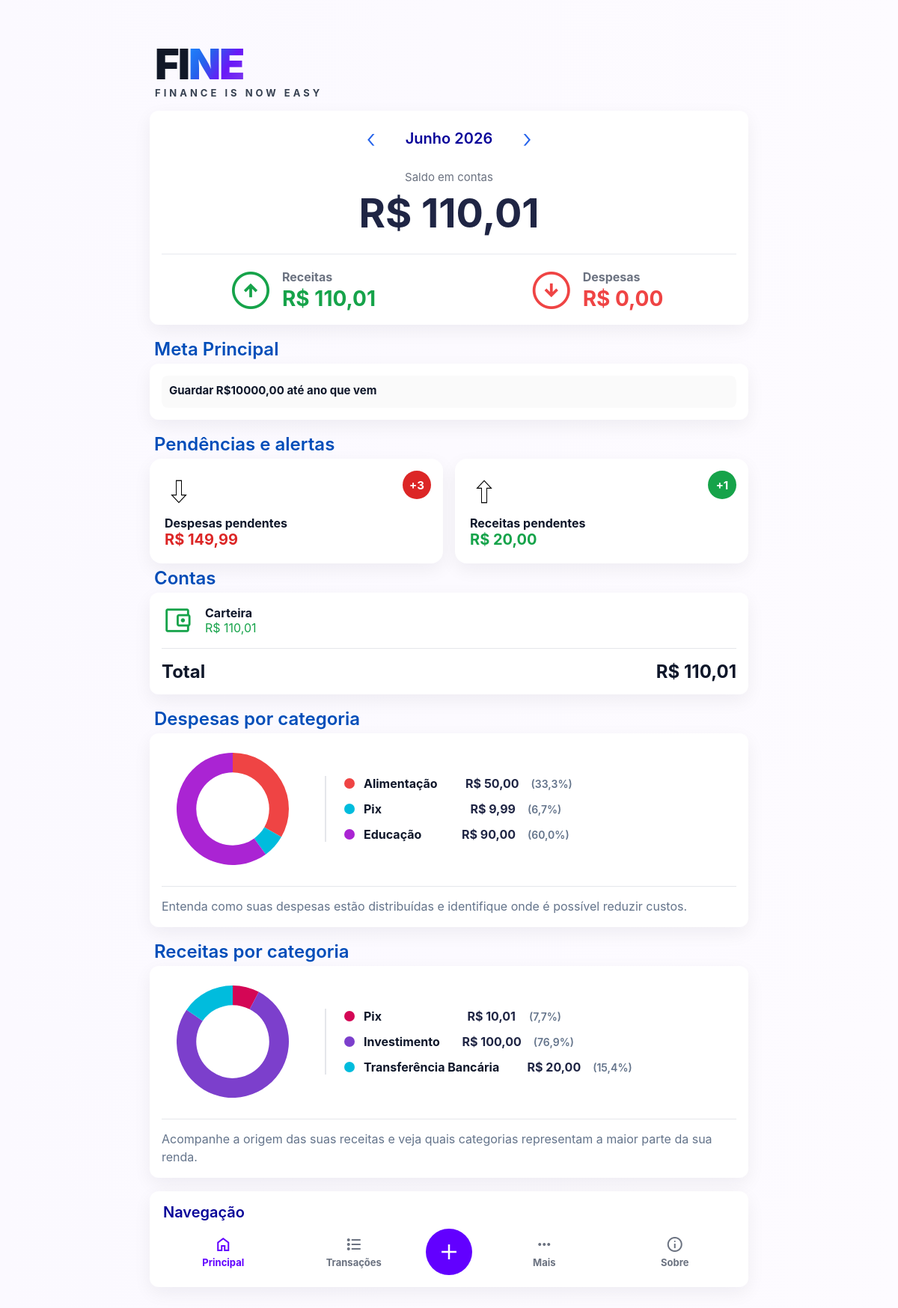
Page /fine/home (signed in) on the committed database.
### models/metas/metas_model.py (models this page shows, shortened)
class Meta(db.Model):
    id = db.Column(db.Integer, primary_key=True)
    conteudo = db.Column(db.String(200), nullable=False)
    usuario_id = db.Column(db.Integer, db.ForeignKey("usuario.id"), nullable=False)
    fixada = db.Column(db.Boolean, default=False, nullable=False)
    usuario = db.relationship("Usuario", backref="metas")

### models/categorias/categorias_model.py (models this page shows, shortened)
class Categoria(db.Model):
    id = db.Column(db.Integer, primary_key=True)
    nome = db.Column(db.String(100), nullable=False)
    descricao = db.Column(db.String(200), nullable=True)
    tipo = db.Column(db.String(20), nullable=False)
    padrao = db.Column(db.Boolean, default=False, nullable=False)
    cor = db.Column(db.String(7), nullable=False, default="#585858")
    usuario_id = db.Column(db.Integer, db.ForeignKey("usuario.id"), nullable=False)
    usuario = db.relationship("Usuario", backref="categorias")

### controllers/index_controller.py (the view)
def home():
    if "usuario_id" not in session:
        return redirect(url_for("login"))
    usuario_id = session["usuario_id"]
    hoje = datetime.today()
    mes = request.args.get("mes", type=int)
    ano = request.args.get("ano", type=int)
    if not mes:
        mes = hoje.month
    if not ano:
        ano = hoje.year
        mes = hoje.month
        ano = hoje.year
    mes_anterior = mes - 1
    ano_anterior = ano
    if mes_anterior == 0:
        mes_anterior = 12
        ano_anterior -= 1
    mes_proximo = mes + 1
    ano_proximo = ano
    if mes_proximo == 13:
        mes_proximo = 1
        ano_proximo += 1
    receitas = Receita.query.filter_by(usuario_id=usuario_id).filter(
        db.extract("month", Receita.data) == mes,
        db.extract("year", Receita.data) == ano
    ).all()
    despesas = Despesa.query.filter_by(usuario_id=usuario_id).filter(
        db.extract("month", Despesa.data) == mes,
        db.extract("year", Despesa.data) == ano
    ).all()
    total_receitas = 0
    total_despesas = 0
    total_a_receber = 0
    total_a_pagar = 0
    qtd_receitas_pendentes = 0
    qtd_despesas_pendentes = 0
    for receita in receitas:
        if receita.recebido:
            total_receitas += receita.valor
        else:
            total_a_receber += receita.valor
            qtd_receitas_pendentes += 1
    for despesa in despesas:
        if despesa.pago:
            total_despesas += despesa.valor
        else:
            total_a_pagar += despesa.valor
            qtd_despesas_pendentes += 1
    saldo = total_receitas - total_despesas
    despesas_por_categoria = {}
    for despesa in despesas:
        nome_categoria = despesa.categoria.nome
        cor_categoria = despesa.categoria.cor
        if nome_categoria not in despesas_por_categoria:
            despesas_por_categoria[nome_categoria] = {
                "valor": 0,
                "cor": cor_categoria
            }
        despesas_por_categoria[nome_categoria]["valor"] += despesa.valor
    total_grafico_despesas = 0
    for nome, dados in despesas_por_categoria.items():
        total_grafico_despesas += dados["valor"]
    for nome, dados in despesas_por_categoria.items():
        if total_grafico_despesas > 0:
            dados["porcentagem"] = (dados["valor"] / total_grafico_despesas) * 100
        else:
            dados["porcentagem"] = 0
    receitas_por_categoria = {}
    for receita in receitas:
        nome_categoria = receita.categoria.nome
        cor_categoria = receita.categoria.cor
        if nome_categoria not in receitas_por_categoria:
            receitas_por_categoria[nome_categoria] = {
                "valor": 0,
                "cor": cor_categoria
            }
        receitas_por_categoria[nome_categoria]["valor"] += receita.valor
    total_grafico_receitas = 0
    for nome, dados in receitas_por_categoria.items():
        total_grafico_receitas += dados["valor"]
    for nome, dados in receitas_por_categoria.items():
        if total_grafico_receitas > 0:
            dados["porcentagem"] = (dados["valor"] / total_grafico_receitas) * 100
        else:
            dados["porcentagem"] = 0
    meta_fixada = Meta.query.filter_by(
            usuario_id=usuario_id,
            fixada=True
        ).first()
    meses = {
        1: "Janeiro",
        2: "Fevereiro",
        3: "Março",
        4: "Abril",
        5: "Maio",
        6: "Junho",
        7: "Julho",
        8: "Agosto",
        9: "Setembro",
        10: "Outubro",
        11: "Novembro",
        12: "Dezembro"
    }
    return render_template(
        "index.html",
        context={
            "usuario": session.get("usuario_nome"),
            "nome_mes": meses[mes],
            "saldo": saldo,
            "total_receitas": total_receitas,
            "total_despesas": total_despesas,
            "total_a_receber": total_a_receber,
            "total_a_pagar": total_a_pagar,
            "meta_fixada": meta_fixada,
            "mes": mes,
            "ano": ano,
            "mes_anterior": mes_anterior,
            "ano_anterior": ano_anterior,
            "mes_proximo": mes_proximo,
            "ano_proximo": ano_proximo,
            "qtd_receitas_pendentes": qtd_receitas_pendentes,
            "qtd_despesas_pendentes": qtd_despesas_pendentes,
            "despesas_por_categoria": despesas_por_categoria,
            "receitas_por_categoria": receitas_por_categoria
        }
    )

### templates/index.html (shortened to what this page needs)
{% extends 'layouts/base.html' %}
{% block page_header %}
    <header>
        {% include 'partials/logo-home.html' %}
    </header>
{% endblock %}
{% block content %}
<section class="card home-balance-card">
    <div class="month-nav">
        <a href="{{ url_for('home', mes=context.mes_anterior, ano=context.ano_anterior) }}" class="month-arrow">‹</a>
        <h2>{{ context.nome_mes }} {{ context.ano }}</h2>
        <a href="{{ url_for('home', mes=context.mes_proximo, ano=context.ano_proximo) }}" class="month-arrow">›</a>
    </div>
    <div class="home-balance">
        <div class="meta">Saldo em contas</div>
        <strong class="home-balance-value money-counter" data-valor="{{ context.saldo if context and context.saldo else 0 }}">
        </strong>
    </div>
    <div class="summary-row home-summary">
        <a class="summary-box" href="{{ url_for('listar_receitas', mes=context.mes, ano=context.ano) }}">
            <span class="material-symbols-outlined receita-text " style="font-size: 60px">arrow_circle_up</span>
            <div>
                <strong>Receitas</strong>
                <div class="summary-value receita-value">
                    R$ {{ "%.2f"|format(context.total_receitas if context and context.total_receitas else 0)|replace(".", ",") }}
                </div>
            </div>
        </a>
        <a class="summary-box" href="{{ url_for('listar_despesas', mes=context.mes, ano=context.ano) }}">
            <span class="material-symbols-outlined" style="color:#ef4444; font-size: 60px">arrow_circle_down</span>
            <div>
                <strong>Despesas</strong>
                <div class="summary-value" style="color:#ef4444">
                    R$ {{ "%.2f"|format(context.total_despesas if context and context.total_despesas else 0)|replace(".", ",") }}
                </div>
            </div>
        </a>
    </div>
</section>
<h2 class="home-section-title">Meta Principal</h2>
<section class="card">
    {% if context and context.meta_fixada %}
        <div class="item">
            <strong>{{ context.meta_fixada.conteudo }}</strong>
        </div>
    {% else %}
        <div class="empty-state">
            <span class="material-symbols-outlined">flag</span>
            <strong>Nenhuma meta fixada.</strong>
            <div class="meta">Escolha uma meta para acompanhar na tela inicial.</div>
        </div>
    {% endif %}
</section>
{% if context and context.qtd_despesas_pendentes or context and context.qtd_receitas_pendentes %}
<h2 class="home-section-title">Pendências e alertas</h2>
<section class="home-alert-grid">
    <a class="home-alert-card" href="{{ url_for('listar_despesas', status='pendente', mes=context.mes, ano=context.ano) }}">
        <img src="{{ url_for('static', filename='img/seta.png') }}" class="alert-arrow-img down" alt="Despesas">
        <span class="alert-badge danger">+{{ context.qtd_despesas_pendentes if context and context.qtd_despesas_pendentes else 0 }}</span>
        <div>
            <strong>Despesas pendentes</strong>
            <div class="home-alert-value danger">
                R$ {{ "%.2f"|format(context.total_a_pagar if context and context.total_a_pagar else 0)|replace(".", ",") }}
            </div>
        </div>
    </a>
    <a class="home-alert-card" href="{{ url_for('listar_receitas', status='pendente', mes=context.mes, ano=context.ano) }}">
        <img src="{{ url_for('static', filename='img/seta.png') }}" class="alert-arrow-img up" alt="Receitas">
        <span class="alert-badge success">+{{ context.qtd_receitas_pendentes if context and context.qtd_receitas_pendentes else 0 }}</span>
        <div>
            <strong>Receitas pendentes</strong>
            <div class="home-alert-value success">
                R$ {{ "%.2f"|format(context.total_a_receber if context and context.total_a_receber else 0)|replace(".", ",") }}
            </div>
        </div>
    </a>
</section>
{% endif %}
<h2 class="home-section-title">Contas</h2>
<section class="card">
    <div class="account-row">
        <span class="material-symbols-outlined receita-text">account_balance_wallet</span>
        <div>
            <strong>Carteira</strong>
            <div class="receita-value">
                R$ {{ "%.2f"|format(context.saldo if context and context.saldo else 0)|replace(".", ",") }}
            </div>
        </div>
    </div>
    <hr class="section-divider">
    <div class="account-total">
        <strong>Total</strong>
        <strong>
            R$ {{ "%.2f"|format(context.saldo if context and context.saldo else 0)|replace(".", ",") }}
        </strong>
    </div>
</section>
<h2 class="home-section-title">Despesas por categoria</h2>
<section class="card chart-card">
    {% if context and context.despesas_por_categoria %}
        <div class="chart-content">
            <div class="chart-box">
                <canvas id="grafico-despesas-categoria"></canvas>
            </div>
            <div class="chart-legend">
                {% for nome, dados in context.despesas_por_categoria.items() %}
                    <div class="chart-legend-item">
                        <div class="chart-legend-left">
                            <span
                                class="chart-dot"
                                style="background-color: {{ dados.cor }}">
                            </span>
                            <strong>{{ nome }}</strong>
                        </div>
                        <div class="chart-value">
                            <span class="chart-money">
                                R$ {{ "%.2f"|format(dados.valor)|replace(".", ",") }}
                            </span>
                            <span class="chart-percent">
                                ({{ "%.1f"|format(dados.porcentagem)|replace(".", ",") }}%)
                            </span>
                        </div>
                    </div>
                {% endfor %}
            </div>
        </div>
        <div class="chart-description">
            Entenda como suas despesas estão distribuídas e identifique onde é possível reduzir custos.
        </div>
    {% else %}
        <div class="empty-state">
            <span class="material-symbols-outlined">pie_chart</span>
            <strong>Você não tem despesas cadastradas esse mês.</strong>
            <div class="meta">Adicione seus gastos no mês atual para ver seus gráficos.</div>
        </div>
    {% endif %}
</section>
{% if context and context.receitas_por_categoria %}
<h2 class="home-section-title">Receitas por categoria</h2>
<section class="card chart-card">
    {% if context and context.receitas_por_categoria %}
        <div class="chart-content">
            <div class="chart-box">
                <canvas id="grafico-receitas-categoria"></canvas>
            </div>
            <div class="chart-legend">
                {% for nome, dados in context.receitas_por_categoria.items() %}
                    <div class="chart-legend-item">
                        <div class="chart-legend-left">
                            <span
                                class="chart-dot"
                                style="background-color: {{ dados.cor }}">
                            </span>
                            <strong>{{ nome }}</strong>
                        </div>
                        <div class="chart-value">
                            <span class="chart-money">
                                R$ {{ "%.2f"|format(dados.valor)|replace(".", ",") }}
                            </span>
                            <span class="chart-percent">
                                ({{ "%.1f"|format(dados.porcentagem)|replace(".", ",") }}%)
                            </span>
                        </div>
                    </div>
                {% endfor %}
            </div>
        </div>
        <div class="chart-description">
            Acompanhe a origem das suas receitas e veja quais categorias representam a maior parte da sua renda.
        </div>
    {% else %}
        <div class="empty-state">
            <span class="material-symbols-outlined">pie_chart</span>
            <strong>Opa! Você não tem receitas cadastradas esse mês.</strong>
            <div class="meta">Adicione suas entradas no mês atual para ver seus gráficos.</div>
        </div>
    {% endif %}
</section>
{% endif %}
{% endblock %}
{% block navigation %}
<section class="card">
    <h2>Navegação</h2>
    <div class="bottom-menu">
        <a class="menu-item active" href="{{ url_for('home') }}">
            <span class="material-symbols-outlined">home</span>
            <strong>Principal</strong>
        </a>
        <a class="menu-item" href="{{ url_for('listar_transacoes') }}">
            <span class="material-symbols-outlined">format_list_bulleted</span>
            <strong>Transações</strong>
        </a>
        <a class="menu-add active-transacao" href="{{ url_for('listar_transacoes') }}">
            <span class="material-symbols-outlined">add</span>
        </a>
        {% include 'partials/navigation-right.html' %}
    </div>
</section>
{% endblock %}

### templates/layouts/base.html (shortened to what this page needs)
<!DOCTYPE html>
<html lang="pt-br">
<head>
    <link rel="stylesheet" href="{{ url_for('static', filename='css/style.css') }}">
</head>
<body class="{% block body_class %}{% endblock %}">
    <div class="container">
        {% block page_header %}
        {% endblock %}
        <main>
            {% block content %}
            {% endblock %}
            {% block navigation %}
            {% endblock %}
        </main>
    </div>
</body>
</html>

### templates/partials/logo-home.html
<div class="logo-box">
    <div class="logo-home">
        FI<span class="logo-home accent">NE</span>
    </div>
    <div class="logo-subtitle">
        Finance Is Now Easy
    </div>
</div>

### templates/partials/navigation-right.html
        <a class="menu-item" href="{{ url_for('mais') }}">
            <span class="material-symbols-outlined">more_horiz</span>
            <strong>Mais</strong>
        </a>
        <a class="menu-item" href="{{ url_for('sobre') }}">
            <span class="material-symbols-outlined">info</span>
            <strong>Sobre</strong>
        </a>

### rows in the picture
Meta: meta_fixada.conteudo "Guardar R$10000,00 até ano que vem"
Categoria: nome "Alimentação", valor "50,00", porcentagem "33,3"
Categoria: nome "Pix", valor "9,99", porcentagem "6,7"
Categoria: nome "Educação", valor "90,00", porcentagem "60,0"
Categoria: nome "Pix", valor "10,01", porcentagem "7,7"
Categoria: nome "Investimento", valor "100,00", porcentagem "76,9"
Categoria: nome "Transferência Bancária", valor "20,00", porcentagem "15,4"

### other values in the picture
{{ context.nome_mes }} "Junho"
{{ context.ano }} "2026"
